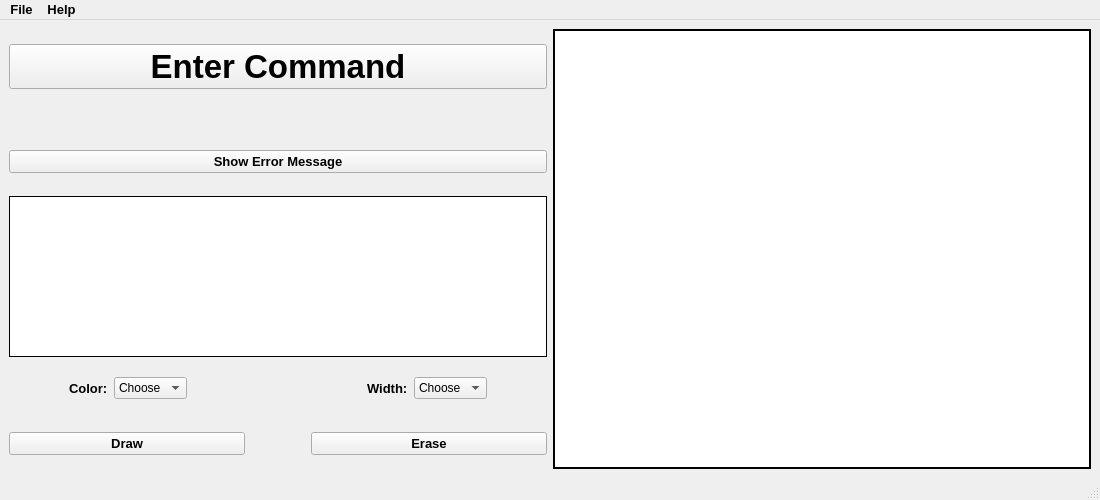
<?xml version="1.0" encoding="UTF-8"?>
<ui version="4.0">
 <class>MainWindow</class>
 <widget class="QMainWindow" name="MainWindow">
  <property name="geometry">
   <rect>
    <x>0</x>
    <y>0</y>
    <width>1100</width>
    <height>500</height>
   </rect>
  </property>
  <property name="windowTitle">
   <string>Drawing Application</string>
  </property>
  <property name="styleSheet">
   <string notr="true"/>
  </property>
  <widget class="QWidget" name="centralwidget">
   <layout class="QGridLayout" name="gridLayout">
    <item row="0" column="0">
     <layout class="QVBoxLayout" name="verticalLayout">
      <item>
       <widget class="QPushButton" name="commandButton">
        <property name="font">
         <font>
          <pointsize>25</pointsize>
          <italic>false</italic>
          <bold>true</bold>
          <underline>false</underline>
          <strikeout>false</strikeout>
         </font>
        </property>
        <property name="text">
         <string>Enter Command</string>
        </property>
       </widget>
      </item>
      <item>
       <spacer name="verticalSpacer">
        <property name="orientation">
         <enum>Qt::Vertical</enum>
        </property>
        <property name="sizeType">
         <enum>QSizePolicy::Preferred</enum>
        </property>
        <property name="sizeHint" stdset="0">
         <size>
          <width>20</width>
          <height>40</height>
         </size>
        </property>
       </spacer>
      </item>
      <item>
       <widget class="QPushButton" name="errorButton">
        <property name="font">
         <font>
          <pointsize>10</pointsize>
          <bold>true</bold>
         </font>
        </property>
        <property name="text">
         <string>Show Error Message</string>
        </property>
       </widget>
      </item>
     </layout>
    </item>
    <item row="0" column="1" rowspan="4">
     <widget class="QGraphicsView" name="graphicsView">
      <property name="frameShape">
       <enum>QFrame::WinPanel</enum>
      </property>
      <property name="frameShadow">
       <enum>QFrame::Plain</enum>
      </property>
     </widget>
    </item>
    <item row="1" column="0">
     <widget class="QLabel" name="label">
      <property name="font">
       <font>
        <pointsize>20</pointsize>
        <bold>true</bold>
       </font>
      </property>
      <property name="styleSheet">
       <string notr="true">color: rgb(0, 0, 0);
background-color: rgb(255, 255, 255);</string>
      </property>
      <property name="frameShape">
       <enum>QFrame::Panel</enum>
      </property>
      <property name="text">
       <string/>
      </property>
     </widget>
    </item>
    <item row="2" column="0">
     <layout class="QHBoxLayout" name="horizontalLayout_2">
      <item>
       <spacer name="horizontalSpacer_3">
        <property name="orientation">
         <enum>Qt::Horizontal</enum>
        </property>
        <property name="sizeType">
         <enum>QSizePolicy::Fixed</enum>
        </property>
        <property name="sizeHint" stdset="0">
         <size>
          <width>60</width>
          <height>50</height>
         </size>
        </property>
       </spacer>
      </item>
      <item>
       <widget class="QLabel" name="label_2">
        <property name="font">
         <font>
          <pointsize>10</pointsize>
          <bold>true</bold>
         </font>
        </property>
        <property name="styleSheet">
         <string notr="true">color: rgb(0, 0, 0)</string>
        </property>
        <property name="text">
         <string>Color:</string>
        </property>
       </widget>
      </item>
      <item>
       <widget class="QComboBox" name="colorComboBox">
        <item>
         <property name="text">
          <string>Choose</string>
         </property>
        </item>
        <item>
         <property name="text">
          <string>Red</string>
         </property>
        </item>
        <item>
         <property name="text">
          <string>Green</string>
         </property>
        </item>
        <item>
         <property name="text">
          <string>Blue</string>
         </property>
        </item>
        <item>
         <property name="text">
          <string>Black</string>
         </property>
        </item>
       </widget>
      </item>
      <item>
       <spacer name="horizontalSpacer_4">
        <property name="orientation">
         <enum>Qt::Horizontal</enum>
        </property>
        <property name="sizeType">
         <enum>QSizePolicy::Expanding</enum>
        </property>
        <property name="sizeHint" stdset="0">
         <size>
          <width>40</width>
          <height>20</height>
         </size>
        </property>
       </spacer>
      </item>
      <item>
       <widget class="QLabel" name="label_3">
        <property name="font">
         <font>
          <pointsize>10</pointsize>
          <bold>true</bold>
         </font>
        </property>
        <property name="styleSheet">
         <string notr="true">color: rgb(0, 0, 0);</string>
        </property>
        <property name="text">
         <string>Width:</string>
        </property>
       </widget>
      </item>
      <item>
       <widget class="QComboBox" name="widthComboBox">
        <item>
         <property name="text">
          <string>Choose</string>
         </property>
        </item>
        <item>
         <property name="text">
          <string>1</string>
         </property>
         <property name="icon">
          <iconset resource="icons.qrc">
           <normaloff>:/icons/1.png</normaloff>:/icons/1.png</iconset>
         </property>
        </item>
        <item>
         <property name="text">
          <string>2</string>
         </property>
         <property name="icon">
          <iconset resource="icons.qrc">
           <normaloff>:/icons/2.png</normaloff>:/icons/2.png</iconset>
         </property>
        </item>
        <item>
         <property name="text">
          <string>3</string>
         </property>
         <property name="icon">
          <iconset resource="icons.qrc">
           <normaloff>:/icons/3.png</normaloff>:/icons/3.png</iconset>
         </property>
        </item>
       </widget>
      </item>
      <item>
       <spacer name="horizontalSpacer_2">
        <property name="orientation">
         <enum>Qt::Horizontal</enum>
        </property>
        <property name="sizeType">
         <enum>QSizePolicy::Fixed</enum>
        </property>
        <property name="sizeHint" stdset="0">
         <size>
          <width>60</width>
          <height>50</height>
         </size>
        </property>
       </spacer>
      </item>
     </layout>
    </item>
    <item row="3" column="0">
     <layout class="QHBoxLayout" name="horizontalLayout">
      <item>
       <widget class="QPushButton" name="drawButton">
        <property name="font">
         <font>
          <pointsize>10</pointsize>
          <bold>true</bold>
         </font>
        </property>
        <property name="styleSheet">
         <string notr="true">image: url(:/icons/drawing.ico);
image-position:left</string>
        </property>
        <property name="text">
         <string>Draw</string>
        </property>
       </widget>
      </item>
      <item>
       <spacer name="horizontalSpacer">
        <property name="orientation">
         <enum>Qt::Horizontal</enum>
        </property>
        <property name="sizeType">
         <enum>QSizePolicy::Fixed</enum>
        </property>
        <property name="sizeHint" stdset="0">
         <size>
          <width>60</width>
          <height>50</height>
         </size>
        </property>
       </spacer>
      </item>
      <item>
       <widget class="QPushButton" name="eraseButton">
        <property name="font">
         <font>
          <pointsize>10</pointsize>
          <bold>true</bold>
         </font>
        </property>
        <property name="styleSheet">
         <string notr="true">image: url(:/icons/Erase-80_icon-icons.com_57327.ico);
image-position:left</string>
        </property>
        <property name="text">
         <string>Erase</string>
        </property>
       </widget>
      </item>
     </layout>
    </item>
   </layout>
  </widget>
  <widget class="QMenuBar" name="menubar">
   <property name="geometry">
    <rect>
     <x>0</x>
     <y>0</y>
     <width>1100</width>
     <height>19</height>
    </rect>
   </property>
   <property name="font">
    <font>
     <pointsize>10</pointsize>
     <bold>true</bold>
    </font>
   </property>
   <widget class="QMenu" name="menuFile">
    <property name="font">
     <font>
      <pointsize>10</pointsize>
      <bold>true</bold>
      <underline>false</underline>
     </font>
    </property>
    <property name="title">
     <string>File</string>
    </property>
    <addaction name="actionOpen_File"/>
    <addaction name="actionExit"/>
   </widget>
   <widget class="QMenu" name="menuAbout">
    <property name="font">
     <font>
      <pointsize>10</pointsize>
      <bold>true</bold>
     </font>
    </property>
    <property name="title">
     <string>Help</string>
    </property>
    <addaction name="actionAbout"/>
    <addaction name="actionContributors"/>
   </widget>
   <addaction name="menuFile"/>
   <addaction name="menuAbout"/>
  </widget>
  <widget class="QStatusBar" name="statusbar">
   <property name="font">
    <font>
     <pointsize>10</pointsize>
     <bold>true</bold>
    </font>
   </property>
  </widget>
  <action name="actionOpen_File">
   <property name="text">
    <string>Enter Command</string>
   </property>
   <property name="font">
    <font>
     <pointsize>10</pointsize>
     <bold>true</bold>
    </font>
   </property>
  </action>
  <action name="actionAbout">
   <property name="text">
    <string>About</string>
   </property>
   <property name="font">
    <font>
     <pointsize>10</pointsize>
     <bold>true</bold>
    </font>
   </property>
  </action>
  <action name="actionContributors">
   <property name="text">
    <string>Contributors</string>
   </property>
   <property name="font">
    <font>
     <pointsize>10</pointsize>
     <bold>true</bold>
    </font>
   </property>
  </action>
  <action name="actionExit">
   <property name="text">
    <string>Exit</string>
   </property>
  </action>
 </widget>
 <resources>
  <include location="icons.qrc"/>
 </resources>
 <connections/>
</ui>
